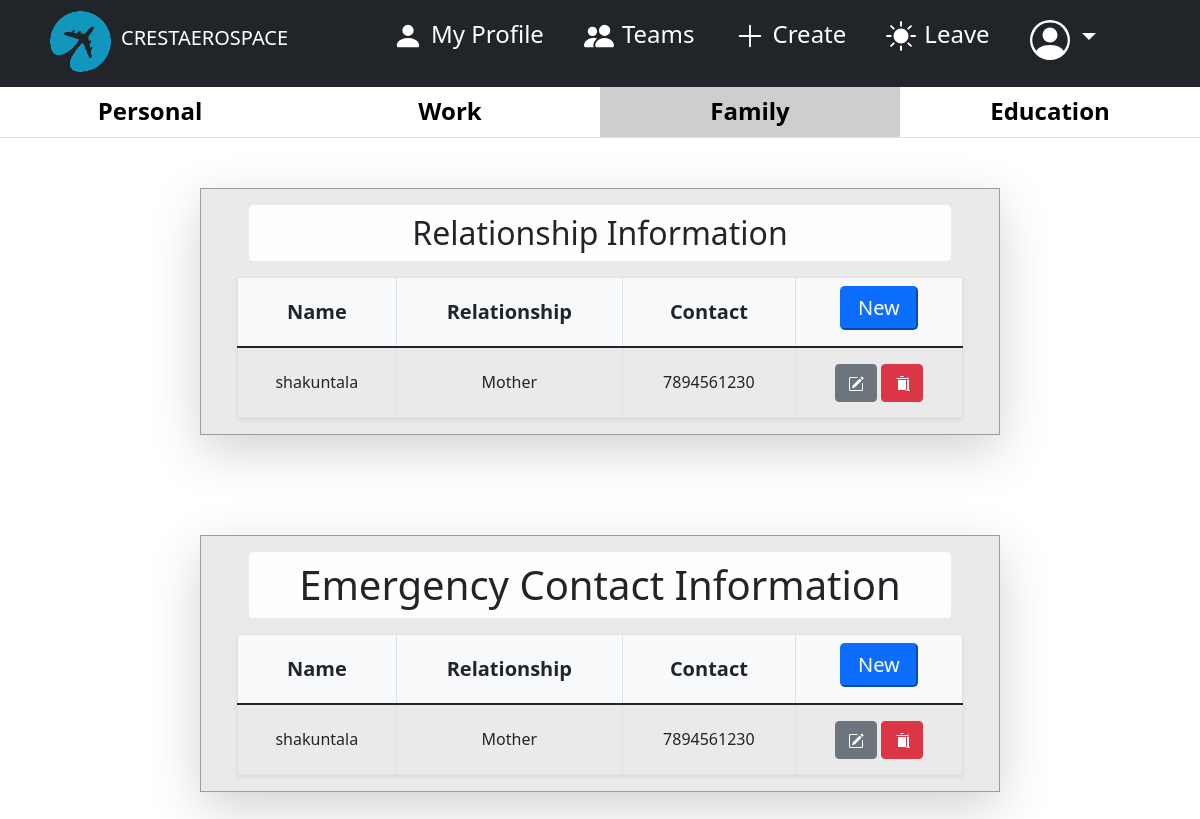
Screenshot of /hrms/employee/profile/relationship (signed in) with the database file from the repository.
### employee/models.py (models this page shows, shortened)
class Relationship(models.Model):
    FATHER = 'Father'
    MOTHER = 'Mother'
    SIS = 'Sister'
    BRO = 'Brother'
    UNCLE = 'Uncle'
    AUNTY = 'Aunty'
    HUSBAND = 'Husband'
    WIFE = 'Wife'
    FIANCE = 'Fiance'
    FIANCEE = 'Fiancee'
    COUSIN = 'Cousin'
    NIECE = 'Niece'
    NEPHEW = 'Nephew'
    SON = 'Son'
    DAUGHTER = 'Daughter'
    EMERGENCY_RELATIONSHIP = (
    (FATHER,'Father'),
    (MOTHER,'Mother'),
    (SIS,'Sister'),
    (BRO,'Brother'),
    (UNCLE,'Uncle'),
    (AUNTY,'Aunty'),
    (HUSBAND,'Husband'),
    (WIFE,'Wife'),
    (FIANCE,'Fiance'),
    (COUSIN,'Cousin'),
    (FIANCEE,'Fiancee'),
    (NIECE,'Niece'),
    (NEPHEW,'Nephew'),
    (SON,'Son'),
    (DAUGHTER,'Daughter'),
    )
    employee = models.ForeignKey(Employee,on_delete=models.CASCADE,null=True)
    fullname = models.CharField(('Fullname'),help_text='who should we contact ?',max_length=255,null=True,blank=False)
    phone    = models.CharField(max_length=15, verbose_name="Phone Number", blank=False)
    relationship = models.CharField(('Relationship with Person'),help_text='Who is this person to you ?',max_length=8,default=FATHER,choices=EMERGENCY_RELATIONSHIP,blank=False,null=True)
    created = models.DateTimeField(verbose_name=('Created'),auto_now_add=True)
    updated = models.DateTimeField(verbose_name=('Updated'),auto_now=True)
    class Meta:
        verbose_name = 'Relationship'
        verbose_name_plural = 'Relationship'
        ordering = ['-created']

class Emergency(models.Model):
    FATHER = 'Father'
    MOTHER = 'Mother'
    SIS = 'Sister'
    BRO = 'Brother'
    UNCLE = 'Uncle'
    AUNTY = 'Aunty'
    HUSBAND = 'Husband'
    WIFE = 'Wife'
    FIANCE = 'Fiance'
    FIANCEE = 'Fiancee'
    COUSIN = 'Cousin'
    NIECE = 'Niece'
    NEPHEW = 'Nephew'
    SON = 'Son'
    DAUGHTER = 'Daughter'
    EMERGENCY_RELATIONSHIP = (
    (FATHER,'Father'),
    (MOTHER,'Mother'),
    (SIS,'Sister'),
    (BRO,'Brother'),
    (UNCLE,'Uncle'),
    (AUNTY,'Aunty'),
    (HUSBAND,'Husband'),
    (WIFE,'Wife'),
    (FIANCE,'Fiance'),
    (COUSIN,'Cousin'),
    (FIANCEE,'Fiancee'),
    (NIECE,'Niece'),
    (NEPHEW,'Nephew'),
    (SON,'Son'),
    (DAUGHTER,'Daughter'),
    )
    employee = models.ForeignKey(Employee,on_delete=models.CASCADE,null=True)
    fullname = models.CharField(('Fullname'),help_text='who should we contact ?',max_length=255,null=True,blank=False)
    phone    = models.CharField(max_length=15, verbose_name="Phone Number", blank=False)
    relationship = models.CharField(('Relationship with Person'),help_text='Who is this person to you ?',max_length=8,default=FATHER,choices=EMERGENCY_RELATIONSHIP,blank=False,null=True)
    created = models.DateTimeField(verbose_name=('Created'),auto_now_add=True)
    updated = models.DateTimeField(verbose_name=('Updated'),auto_now=True)
    class Meta:
        verbose_name = 'Emergency'
        verbose_name_plural = 'Emergency'
        ordering = ['-created']

### employee/views.py (the view, shortened to what this page needs)
# urls.py: path("employee/profile/relationship", views.profile_relationship, name="profile_relationship"),
def profile_relationship(request):
    if not request.user.is_authenticated:
        return redirect('login_user')
    new_rel_form = RelationshipForm()
    new_emer_form = EmergencyForm()
    rel = Relationship.objects.all()
    emg = Emergency.objects.all()
    context = {'relation' : rel, 'emergency' : emg, 'new_rel_form' : new_rel_form}
    context['new_emer_form'] = new_emer_form
    return render(request, "employee/profile_relationship.html", context)

### templates/employee/profile_relationship.html (shortened to what this page needs)
{% extends 'dashboard/dash_base.html' %}
{% load crispy_forms_filters %}
{% load static %}
{% block content %}
<head>
</head>
<body>
    <table class="table">
        <thead class="h4">
            <tr class="text-center" style="height:50px; vertical-align: middle;">
                <th width="25%"><a style="text-decoration: none; color: black;"
                        href="{% url 'profile_personal'  %}">Personal</a></th>
                <th width="25%"> <a style="text-decoration: none; color: black;"
                        href="{% url 'profile_work' %}">Work</a> </th>
                <th width="25%" style="background-color: rgb(207, 206, 206);"><a
                        style="text-decoration: none; color: black;" href="{% url 'profile_relationship' %}">Family</a>
                </th>
                <th width="25%"><a style="text-decoration: none; color: black;"
                    href="{% url 'profile_education' %}">Education</a></th>
            </tr>
        </thead>
    </table>
    {% if user.is_authenticated %}
    <div class="container-fluid profile col-md-8 px-5 pt-3 shadow-lg">
        <h2 class="text-center text-dark py-2 alert alert-light">Relationship Information</h2>
        <div class="row">
            <table class="table table-bordered shadow-sm table-sortable" id="myTable">
                <thead class="h5 bg-light">
                    <tr class="text-center" style="height:70px; vertical-align: middle;">
                        <th scope="col">Name</th>
                        <th scope="col">Relationship</th>
                        <th scope="col">Contact</th>
                        <th scope="col"><button type="button" class="btn-lg btn-primary mb-2" data-bs-toggle="modal"
                                data-bs-target="#new_rel">
                                New
                            </button></th>
                    </tr>
                </thead>
                <tbody>
                    {% for field in relation %}
                    {% if field.employee == request.user %}
                    <tr class="h6 text-center" style="height:70px; vertical-align: middle;">
                        <td> {{ field.fullname }} </td>
                        <td> {{ field.relationship }} </td>
                        <td> {{ field.phone }} </td>
                        <td>
                            <a href="{% url 'profile_relationship_update' field.id %}" name="update_rel"
                                class="btn btn-secondary"></a>
                            <a href="{% url 'profile_relationship_delete' field.id %}" class="btn btn-danger"></a>
                        </td>
                    </tr>
                    {% endif %}
                    {% endfor %}
                </tbody>
            </table>
        </div>
    </div>
    <div class="container-fluid profile col-md-8 px-5 pt-3 shadow-lg">
        <h1 class="text-center text-dark py-2 alert alert-light">Emergency Contact Information</h1>
        <div class="row">
            <table class="table table-bordered shadow-sm table-sortable" id="myTable">
                <thead class="h5 bg-light">
                    <tr class="text-center" style="height:70px; vertical-align: middle;">
                        <th scope="col">Name</th>
                        <th scope="col">Relationship</th>
                        <th scope="col">Contact</th>
                        <th scope="col"><button type="button" class="btn-lg btn-primary mb-2" data-bs-toggle="modal"
                                data-bs-target="#new_emer">
                                New
                            </button></th>
                    </tr>
                </thead>
                <tbody>
                    {% for field in emergency %}
                    {% if field.employee == request.user %}
                    <tr class="h6 text-center" style="height:70px; vertical-align: middle;">
                        <td> {{ field.fullname }} </td>
                        <td> {{ field.relationship }} </td>
                        <td> {{ field.phone }} </td>
                        <td>
                            <a href="{% url 'profile_emergency_update' field.id %}" class="btn btn-secondary"></a>
                            <a href="{% url 'profile_emergency_delete' field.id %}" class="btn btn-danger"></a>
                        </td>
                    </tr>
                    {% endif %}
                    {% endfor %}
                </tbody>
            </table>
        </div>
    </div>
    {% endif %}
</body>
{% endblock content %}

### static/dashboard.css (style rules this page uses)
* { margin: 0; padding: 0; }
.profile { margin-top: 50px; margin-bottom: 100px; border: 1px solid #9c9c9c; background-color: #eaeaea; }
.table-sortable th { cursor: pointer; }

### rows the page displays
Relationship: fullname "shakuntala", relationship "Mother", phone "7894561230"
Emergency: fullname "shakuntala", relationship "Mother", phone "7894561230"
